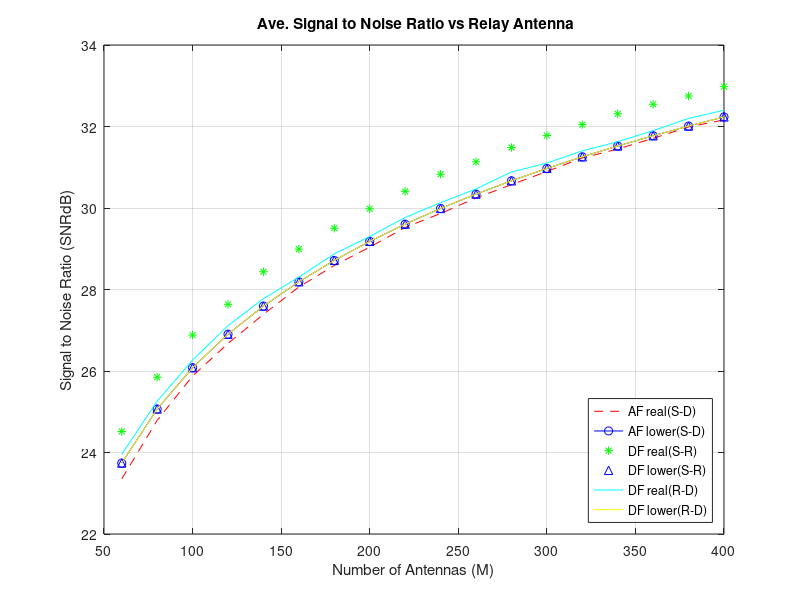
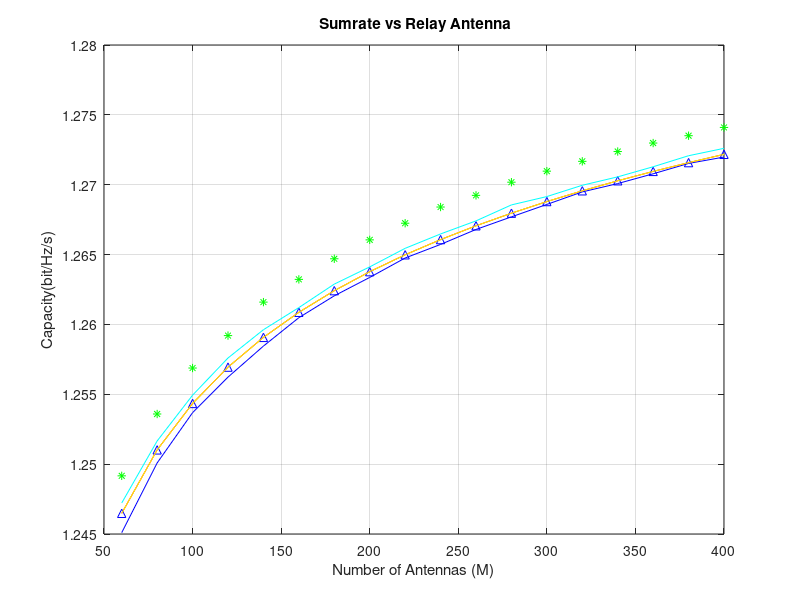

The MATLAB source for these figures, in order:
clear all 
clc
K=4;%K is the number of users, maximum 84 user.
BS=500; %maximum number of antenna
deltan2=1;%covariance of noise
rc=1000; %cell radius
rh=100; %minimum distance
sigma=10^(0.8); %shadow fading daviation
meu=3.8; %decay exponent
MM=60:20:400;

B=1.96e5; %bandwidth L*N
SINR0=1;
N=196; %Coherent Interval Symbol
Tc=1e-3; %Coherent Time
Bc=1000e3; %Coherent Bandwidth
Np=3; %pilot symbol
Nd=(N-Np-1)/2; %Source to Relay or Relay to Destination symbols
pp=10; %pilot power
ps=10; %source to relay power
pd=10; %relay to destination power
P0=10*N;
P00=10*Nd*2;
L= 1000; %Transmission block L=BcTc 
d1=10;
d2=d1;
SINR1=10^(d1/10); %SNR
SINR2=2*10^(d1/10);
%sinr=zeros(1,(BS-50)/20+1);
sinr=zeros(1,18);
r_zf_mmse=zeros(1,18);
sinrd=zeros(1,18);

%Circuit Power Cofficient
%Hardware characterization
L_BS = 12.8e9; %Computational efficiency at BSs (flops/W)
L_UE = 5e9; %Computational efficiency at UEs (flops/W)
P_FIX = 18; %Fixed power consumption (control signals, backhaul, etc.) (W)
P_SYN = 2; %Power consumed by local oscillator at a BS (W)
P_BS = 1; %Power required to run the circuit components at a BS (W)
P_UE = 0.1; %Power required to run the circuit components at a UE (W)


lp_sum=0;
for M=60:20:400
    lp_sum=lp_sum+1; 
    %%%%%%%Source to Destination via ZF
    rreal_af=zeros(1,L);
    for loop=1:L
        h=(randn(M,K)*((Np*pp/(1+Np*pp))^0.5)+i*randn(M,K)*((Np*pp/(1+Np*pp))^0.5))/sqrt(2);
        dh=(randn(M,K)*((1/(1+Np*pp))^0.5)+i*randn(M,K)*((1/(1+Np*pp))^0.5))/sqrt(2);
        Tr=trace((pd*2*Nd*inv(h'*h))+(deltan2*inv(h'*h)*inv(h'*h)));
        a_z=sqrt(P00/Tr);
        w=h*inv(h'*h);
        %w=h*inv(h'*h)*inv(h'*h)*h';
        x2=0;
        for k=1:K
            x=pd*abs(w(:,1)'*dh(:,k))^2/norm(w(:,k))^2;
            x2=x2+x;
        end
        
        rreal_af(1,loop)=10*log10(pd/(norm(w(:,1))^2)/(x2+1+a_z^(-1)));
    end
        real_af(1,lp_sum)=(sum(rreal_af)/L);
    
   
    %Lower SINR
    x5(1,loop)=sum(a_z^(-1))/L;
    x1=pd*((M-K)*Np*pp)/(deltan2+Np*pp);
    x2=K*deltan2*pd/(deltan2+Np*pp);
    x3=deltan2;
    lower_af(1,lp_sum)=10*log10(x1/(x2+x3+x5(1,lp_sum))); %Lower SNR value for ZF

    %%%%%%%Sumrate for ZF and EE
    zf_sr_real=log2(1+real_af.^(0.1));
    zf_af_lower=log2(1+lower_af.^(0.1));
    
    %%%%%%%Signal to Relay ZF
    rreal_zf_upl=zeros(1,L);
    for loop=1:L
        h=(randn(M,K)*((Np*pp/(1+Np*pp))^0.5)+i*randn(M,K)*((Np*pp/(1+Np*pp))^0.5))/sqrt(2);
        dh=(randn(M,K)*((1/(1+Np*pp))^0.5)+i*randn(M,K)*((1/(1+Np*pp))^0.5/sqrt(2)))/sqrt(2);
        w=h*inv(h'*h);
        x2=0;
        for k=1:K
            x=pd*abs(w(:,1)'*dh(:,k))^2;
            x2=x2+x;
        end
    rreal_zf_upl(1,loop)=10*log10(pd/(x2+norm(w(:,1))^2)); %real_StoR_zf
    end
    zf_up_real(1,lp_sum)=(sum(rreal_zf_upl)/L); %Real SNR value for ZF
    
    x1=pd;
    x2=(deltan2+Np*pp)/((M-K)*Np*pp);
    x3=x2*K*pd/(deltan2+Np*pp);
    x4=x2*deltan2;
    zf_up_lower(1,lp_sum)=10*log10(x1/(x3+x4)); %Lower SNR value for ZF

    
    
    %%%%%%%Relay to Destination ZF
    rreal_zf_dnl=zeros(1,L);
    for loop=1:L
        h=(randn(M,K)*((Np*pp/(1+Np*pp))^0.5)+i*randn(M,K)*((Np*pp/(1+Np*pp))^0.5))/sqrt(2);
        dh=(randn(M,K)*((1/(1+Np*pp))^0.5)+i*randn(M,K)*((1/(1+Np*pp))^0.5))/sqrt(2);
        w=h*inv(h'*h);
        x2=0;
        for k=1:K
            x=pd*abs(w(:,1)'*dh(:,k))^2/norm(w(:,k))^2;
            x2=x2+x;
        end
        rreal_zf_dnl(1,loop)=10*log10(pd/(norm(w(:,1))^2)/(x2+1));
    end
    
    zf_dn_real(1,lp_sum)=(sum(rreal_zf_dnl)/L);
    
    y1=pd;
    y2=(deltan2+Np*pp)/((M-K)*Np*pp);
    y3=y2*K*pd/(deltan2+Np*pp);
    y4=y2*deltan2;
    zf_dn_lower(1,lp_sum)=10*log10(y1/(y3+y4));
    
    %%%%%%%Sumrate for ZF and EE
    zf_af_real=log2(1+real_af.^(0.1));
    zf_af_lower=log2(1+lower_af.^(0.1));
    zf_dfup_real=log2(1+zf_up_real.^(0.1));
    zf_dfup_lower=log2(1+zf_up_lower.^(0.1));
    zf_dfdn_real=log2(1+zf_dn_real.^(0.1));
    zf_dfdn_lower=log2(1+zf_dn_lower.^(0.1));
 


end

figure(1)
 plot(MM,real_af,'r--')
 hold on
 plot(MM,lower_af,'bo-')
 hold on
 plot(MM,zf_up_real,'g*')
 hold on
 plot(MM,zf_up_lower,'b^')
 hold on
 plot(MM,zf_dn_real,'cyan')
 hold on
 plot(MM,zf_dn_lower,'yellow')
 hold on
 grid on
 xlabel('Number of Antennas (M)');
 ylabel('Signal to Noise Ratio (SNRdB)');
 title(' Ave. Signal to Noise Ratio vs Relay Antenna');
 legend('AF real(S-D)', 'AF lower(S-D)','DF real(S-R)','DF lower(S-R)','DF real(R-D)','DF lower(R-D)','Location','southeast');

%Figure for Sumrate Capacity
figure(2)
 plot(MM,zf_af_real,'blue')
 hold on
 plot(MM,zf_af_lower,'red')
 hold on
 plot(MM,zf_dfup_real,'g*')
 hold on
 plot(MM,zf_dfup_lower,'b^')
 hold on
 plot(MM,zf_dfdn_real,'cyan')
 hold on
 plot(MM,zf_dfdn_lower,'yellow')
 hold on
 grid on
 xlabel('Number of Antennas (M)');
 ylabel('Capacity(bit/Hz/s)');
 title(' Sumrate vs Relay Antenna');


 

